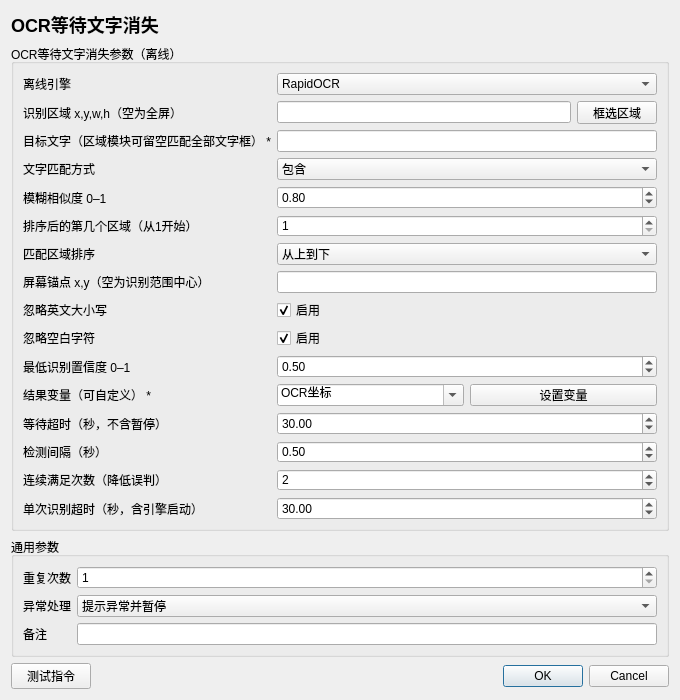
<?xml version='1.0' encoding='utf-8'?>
<ui version="4.0">
  <class>InstructionEditor</class>
  <widget class="QDialog" name="InstructionEditor">
    <property name="geometry">
      <rect>
        <x>0</x>
        <y>0</y>
        <width>680</width>
        <height>700</height>
      </rect>
    </property>
    <property name="minimumSize">
      <size>
        <width>560</width>
        <height>480</height>
      </size>
    </property>
    <property name="windowTitle">
      <string>OCR等待文字消失</string>
    </property>
    <layout class="QVBoxLayout" name="rootLayout">
      <item>
        <widget class="QLabel" name="titleLabel">
          <property name="text">
            <string>OCR等待文字消失</string>
          </property>
          <property name="styleSheet">
            <string>font-size: 18px; font-weight: 600;</string>
          </property>
        </widget>
      </item>
      <item>
        <widget class="QGroupBox" name="parameterGroupBox">
          <property name="title">
            <string>OCR等待文字消失参数（离线）</string>
          </property>
          <layout class="QFormLayout" name="parameterFormLayout">
            <item row="0" column="0">
              <widget class="QLabel" name="parameterLabel_0">
                <property name="text">
                  <string>离线引擎</string>
                </property>
              </widget>
            </item>
            <item row="0" column="1">
              <widget class="QWidget" name="parameterContainer_0">
                <layout class="QHBoxLayout" name="parameterLayout_0">
                  <property name="leftMargin">
                    <number>0</number>
                  </property>
                  <property name="topMargin">
                    <number>0</number>
                  </property>
                  <property name="rightMargin">
                    <number>0</number>
                  </property>
                  <property name="bottomMargin">
                    <number>0</number>
                  </property>
                  <item>
                    <widget class="QComboBox" name="parameter_0">
                      <item>
                        <property name="text">
                          <string>RapidOCR</string>
                        </property>
                      </item>
                      <item>
                        <property name="text">
                          <string>微信OCR</string>
                        </property>
                      </item>
                      <property name="currentIndex">
                        <number>0</number>
                      </property>
                    </widget>
                  </item>
                </layout>
              </widget>
            </item>
            <item row="1" column="0">
              <widget class="QLabel" name="parameterLabel_1">
                <property name="text">
                  <string>识别区域 x,y,w,h（空为全屏）</string>
                </property>
              </widget>
            </item>
            <item row="1" column="1">
              <widget class="QWidget" name="parameterContainer_1">
                <layout class="QHBoxLayout" name="parameterLayout_1">
                  <property name="leftMargin">
                    <number>0</number>
                  </property>
                  <property name="topMargin">
                    <number>0</number>
                  </property>
                  <property name="rightMargin">
                    <number>0</number>
                  </property>
                  <property name="bottomMargin">
                    <number>0</number>
                  </property>
                  <item>
                    <widget class="QLineEdit" name="parameter_1">
                      <property name="text">
                        <string />
                      </property>
                    </widget>
                  </item>
                  <item>
                    <widget class="QPushButton" name="auxiliary_1">
                      <property name="text">
                        <string>框选区域</string>
                      </property>
                    </widget>
                  </item>
                </layout>
              </widget>
            </item>
            <item row="2" column="0">
              <widget class="QLabel" name="parameterLabel_2">
                <property name="text">
                  <string>目标文字（区域模块可留空匹配全部文字框） *</string>
                </property>
              </widget>
            </item>
            <item row="2" column="1">
              <widget class="QWidget" name="parameterContainer_2">
                <layout class="QHBoxLayout" name="parameterLayout_2">
                  <property name="leftMargin">
                    <number>0</number>
                  </property>
                  <property name="topMargin">
                    <number>0</number>
                  </property>
                  <property name="rightMargin">
                    <number>0</number>
                  </property>
                  <property name="bottomMargin">
                    <number>0</number>
                  </property>
                  <item>
                    <widget class="QLineEdit" name="parameter_2">
                      <property name="text">
                        <string />
                      </property>
                    </widget>
                  </item>
                </layout>
              </widget>
            </item>
            <item row="3" column="0">
              <widget class="QLabel" name="parameterLabel_3">
                <property name="text">
                  <string>文字匹配方式</string>
                </property>
              </widget>
            </item>
            <item row="3" column="1">
              <widget class="QWidget" name="parameterContainer_3">
                <layout class="QHBoxLayout" name="parameterLayout_3">
                  <property name="leftMargin">
                    <number>0</number>
                  </property>
                  <property name="topMargin">
                    <number>0</number>
                  </property>
                  <property name="rightMargin">
                    <number>0</number>
                  </property>
                  <property name="bottomMargin">
                    <number>0</number>
                  </property>
                  <item>
                    <widget class="QComboBox" name="parameter_3">
                      <item>
                        <property name="text">
                          <string>精准</string>
                        </property>
                      </item>
                      <item>
                        <property name="text">
                          <string>包含</string>
                        </property>
                      </item>
                      <item>
                        <property name="text">
                          <string>模糊</string>
                        </property>
                      </item>
                      <property name="currentIndex">
                        <number>1</number>
                      </property>
                    </widget>
                  </item>
                </layout>
              </widget>
            </item>
            <item row="4" column="0">
              <widget class="QLabel" name="parameterLabel_4">
                <property name="text">
                  <string>模糊相似度 0–1</string>
                </property>
              </widget>
            </item>
            <item row="4" column="1">
              <widget class="QWidget" name="parameterContainer_4">
                <layout class="QHBoxLayout" name="parameterLayout_4">
                  <property name="leftMargin">
                    <number>0</number>
                  </property>
                  <property name="topMargin">
                    <number>0</number>
                  </property>
                  <property name="rightMargin">
                    <number>0</number>
                  </property>
                  <property name="bottomMargin">
                    <number>0</number>
                  </property>
                  <item>
                    <widget class="QDoubleSpinBox" name="parameter_4">
                      <property name="minimum">
                        <double>0.01</double>
                      </property>
                      <property name="maximum">
                        <double>1</double>
                      </property>
                      <property name="value">
                        <double>0.8</double>
                      </property>
                      <property name="decimals">
                        <number>2</number>
                      </property>
                    </widget>
                  </item>
                </layout>
              </widget>
            </item>
            <item row="5" column="0">
              <widget class="QLabel" name="parameterLabel_5">
                <property name="text">
                  <string>排序后的第几个区域（从1开始）</string>
                </property>
              </widget>
            </item>
            <item row="5" column="1">
              <widget class="QWidget" name="parameterContainer_5">
                <layout class="QHBoxLayout" name="parameterLayout_5">
                  <property name="leftMargin">
                    <number>0</number>
                  </property>
                  <property name="topMargin">
                    <number>0</number>
                  </property>
                  <property name="rightMargin">
                    <number>0</number>
                  </property>
                  <property name="bottomMargin">
                    <number>0</number>
                  </property>
                  <item>
                    <widget class="QSpinBox" name="parameter_5">
                      <property name="minimum">
                        <number>1</number>
                      </property>
                      <property name="maximum">
                        <number>10000</number>
                      </property>
                      <property name="value">
                        <number>1</number>
                      </property>
                    </widget>
                  </item>
                </layout>
              </widget>
            </item>
            <item row="6" column="0">
              <widget class="QLabel" name="parameterLabel_6">
                <property name="text">
                  <string>匹配区域排序</string>
                </property>
              </widget>
            </item>
            <item row="6" column="1">
              <widget class="QWidget" name="parameterContainer_6">
                <layout class="QHBoxLayout" name="parameterLayout_6">
                  <property name="leftMargin">
                    <number>0</number>
                  </property>
                  <property name="topMargin">
                    <number>0</number>
                  </property>
                  <property name="rightMargin">
                    <number>0</number>
                  </property>
                  <property name="bottomMargin">
                    <number>0</number>
                  </property>
                  <item>
                    <widget class="QComboBox" name="parameter_6">
                      <item>
                        <property name="text">
                          <string>从上到下</string>
                        </property>
                      </item>
                      <item>
                        <property name="text">
                          <string>离锚点最近</string>
                        </property>
                      </item>
                      <property name="currentIndex">
                        <number>0</number>
                      </property>
                    </widget>
                  </item>
                </layout>
              </widget>
            </item>
            <item row="7" column="0">
              <widget class="QLabel" name="parameterLabel_7">
                <property name="text">
                  <string>屏幕锚点 x,y（空为识别范围中心）</string>
                </property>
              </widget>
            </item>
            <item row="7" column="1">
              <widget class="QWidget" name="parameterContainer_7">
                <layout class="QHBoxLayout" name="parameterLayout_7">
                  <property name="leftMargin">
                    <number>0</number>
                  </property>
                  <property name="topMargin">
                    <number>0</number>
                  </property>
                  <property name="rightMargin">
                    <number>0</number>
                  </property>
                  <property name="bottomMargin">
                    <number>0</number>
                  </property>
                  <item>
                    <widget class="QLineEdit" name="parameter_7">
                      <property name="text">
                        <string />
                      </property>
                    </widget>
                  </item>
                </layout>
              </widget>
            </item>
            <item row="8" column="0">
              <widget class="QLabel" name="parameterLabel_8">
                <property name="text">
                  <string>忽略英文大小写</string>
                </property>
              </widget>
            </item>
            <item row="8" column="1">
              <widget class="QWidget" name="parameterContainer_8">
                <layout class="QHBoxLayout" name="parameterLayout_8">
                  <property name="leftMargin">
                    <number>0</number>
                  </property>
                  <property name="topMargin">
                    <number>0</number>
                  </property>
                  <property name="rightMargin">
                    <number>0</number>
                  </property>
                  <property name="bottomMargin">
                    <number>0</number>
                  </property>
                  <item>
                    <widget class="QCheckBox" name="parameter_8">
                      <property name="checked">
                        <bool>true</bool>
                      </property>
                      <property name="text">
                        <string>启用</string>
                      </property>
                    </widget>
                  </item>
                </layout>
              </widget>
            </item>
            <item row="9" column="0">
              <widget class="QLabel" name="parameterLabel_9">
                <property name="text">
                  <string>忽略空白字符</string>
                </property>
              </widget>
            </item>
            <item row="9" column="1">
              <widget class="QWidget" name="parameterContainer_9">
                <layout class="QHBoxLayout" name="parameterLayout_9">
                  <property name="leftMargin">
                    <number>0</number>
                  </property>
                  <property name="topMargin">
                    <number>0</number>
                  </property>
                  <property name="rightMargin">
                    <number>0</number>
                  </property>
                  <property name="bottomMargin">
                    <number>0</number>
                  </property>
                  <item>
                    <widget class="QCheckBox" name="parameter_9">
                      <property name="checked">
                        <bool>true</bool>
                      </property>
                      <property name="text">
                        <string>启用</string>
                      </property>
                    </widget>
                  </item>
                </layout>
              </widget>
            </item>
            <item row="10" column="0">
              <widget class="QLabel" name="parameterLabel_10">
                <property name="text">
                  <string>最低识别置信度 0–1</string>
                </property>
              </widget>
            </item>
            <item row="10" column="1">
              <widget class="QWidget" name="parameterContainer_10">
                <layout class="QHBoxLayout" name="parameterLayout_10">
                  <property name="leftMargin">
                    <number>0</number>
                  </property>
                  <property name="topMargin">
                    <number>0</number>
                  </property>
                  <property name="rightMargin">
                    <number>0</number>
                  </property>
                  <property name="bottomMargin">
                    <number>0</number>
                  </property>
                  <item>
                    <widget class="QDoubleSpinBox" name="parameter_10">
                      <property name="minimum">
                        <double>0</double>
                      </property>
                      <property name="maximum">
                        <double>1</double>
                      </property>
                      <property name="value">
                        <double>0.5</double>
                      </property>
                      <property name="decimals">
                        <number>2</number>
                      </property>
                    </widget>
                  </item>
                </layout>
              </widget>
            </item>
            <item row="11" column="0">
              <widget class="QLabel" name="parameterLabel_11">
                <property name="text">
                  <string>结果变量（可自定义） *</string>
                </property>
              </widget>
            </item>
            <item row="11" column="1">
              <widget class="QWidget" name="parameterContainer_11">
                <layout class="QHBoxLayout" name="parameterLayout_11">
                  <property name="leftMargin">
                    <number>0</number>
                  </property>
                  <property name="topMargin">
                    <number>0</number>
                  </property>
                  <property name="rightMargin">
                    <number>0</number>
                  </property>
                  <property name="bottomMargin">
                    <number>0</number>
                  </property>
                  <item>
                    <widget class="QComboBox" name="parameter_11">
                      <property name="editable">
                        <bool>true</bool>
                      </property>
                      <item>
                        <property name="text">
                          <string>OCR坐标</string>
                        </property>
                      </item>
                      <property name="currentIndex">
                        <number>0</number>
                      </property>
                    </widget>
                  </item>
                  <item>
                    <widget class="QPushButton" name="auxiliary_11">
                      <property name="text">
                        <string>设置变量</string>
                      </property>
                    </widget>
                  </item>
                </layout>
              </widget>
            </item>
            <item row="12" column="0">
              <widget class="QLabel" name="parameterLabel_12">
                <property name="text">
                  <string>等待超时（秒，不含暂停）</string>
                </property>
              </widget>
            </item>
            <item row="12" column="1">
              <widget class="QWidget" name="parameterContainer_12">
                <layout class="QHBoxLayout" name="parameterLayout_12">
                  <property name="leftMargin">
                    <number>0</number>
                  </property>
                  <property name="topMargin">
                    <number>0</number>
                  </property>
                  <property name="rightMargin">
                    <number>0</number>
                  </property>
                  <property name="bottomMargin">
                    <number>0</number>
                  </property>
                  <item>
                    <widget class="QDoubleSpinBox" name="parameter_12">
                      <property name="minimum">
                        <double>0.1</double>
                      </property>
                      <property name="maximum">
                        <double>86400</double>
                      </property>
                      <property name="value">
                        <double>30</double>
                      </property>
                      <property name="decimals">
                        <number>2</number>
                      </property>
                    </widget>
                  </item>
                </layout>
              </widget>
            </item>
            <item row="13" column="0">
              <widget class="QLabel" name="parameterLabel_13">
                <property name="text">
                  <string>检测间隔（秒）</string>
                </property>
              </widget>
            </item>
            <item row="13" column="1">
              <widget class="QWidget" name="parameterContainer_13">
                <layout class="QHBoxLayout" name="parameterLayout_13">
                  <property name="leftMargin">
                    <number>0</number>
                  </property>
                  <property name="topMargin">
                    <number>0</number>
                  </property>
                  <property name="rightMargin">
                    <number>0</number>
                  </property>
                  <property name="bottomMargin">
                    <number>0</number>
                  </property>
                  <item>
                    <widget class="QDoubleSpinBox" name="parameter_13">
                      <property name="minimum">
                        <double>0.1</double>
                      </property>
                      <property name="maximum">
                        <double>60</double>
                      </property>
                      <property name="value">
                        <double>0.5</double>
                      </property>
                      <property name="decimals">
                        <number>2</number>
                      </property>
                    </widget>
                  </item>
                </layout>
              </widget>
            </item>
            <item row="14" column="0">
              <widget class="QLabel" name="parameterLabel_14">
                <property name="text">
                  <string>连续满足次数（降低误判）</string>
                </property>
              </widget>
            </item>
            <item row="14" column="1">
              <widget class="QWidget" name="parameterContainer_14">
                <layout class="QHBoxLayout" name="parameterLayout_14">
                  <property name="leftMargin">
                    <number>0</number>
                  </property>
                  <property name="topMargin">
                    <number>0</number>
                  </property>
                  <property name="rightMargin">
                    <number>0</number>
                  </property>
                  <property name="bottomMargin">
                    <number>0</number>
                  </property>
                  <item>
                    <widget class="QSpinBox" name="parameter_14">
                      <property name="minimum">
                        <number>1</number>
                      </property>
                      <property name="maximum">
                        <number>100</number>
                      </property>
                      <property name="value">
                        <number>2</number>
                      </property>
                    </widget>
                  </item>
                </layout>
              </widget>
            </item>
            <item row="15" column="0">
              <widget class="QLabel" name="parameterLabel_15">
                <property name="text">
                  <string>单次识别超时（秒，含引擎启动）</string>
                </property>
              </widget>
            </item>
            <item row="15" column="1">
              <widget class="QWidget" name="parameterContainer_15">
                <layout class="QHBoxLayout" name="parameterLayout_15">
                  <property name="leftMargin">
                    <number>0</number>
                  </property>
                  <property name="topMargin">
                    <number>0</number>
                  </property>
                  <property name="rightMargin">
                    <number>0</number>
                  </property>
                  <property name="bottomMargin">
                    <number>0</number>
                  </property>
                  <item>
                    <widget class="QDoubleSpinBox" name="parameter_15">
                      <property name="minimum">
                        <double>1</double>
                      </property>
                      <property name="maximum">
                        <double>300</double>
                      </property>
                      <property name="value">
                        <double>30</double>
                      </property>
                      <property name="decimals">
                        <number>2</number>
                      </property>
                    </widget>
                  </item>
                </layout>
              </widget>
            </item>
          </layout>
        </widget>
      </item>
      <item>
        <spacer name="verticalSpacer">
          <property name="orientation">
            <enum>Qt::Vertical</enum>
          </property>
          <property name="sizeHint" stdset="0">
            <size>
              <width>20</width>
              <height>20</height>
            </size>
          </property>
        </spacer>
      </item>
      <item>
        <widget class="QGroupBox" name="commonGroupBox">
          <property name="title">
            <string>通用参数</string>
          </property>
          <layout class="QFormLayout" name="commonFormLayout">
            <item row="0" column="0">
              <widget class="QLabel" name="repeatLabel">
                <property name="text">
                  <string>重复次数</string>
                </property>
              </widget>
            </item>
            <item row="0" column="1">
              <widget class="QSpinBox" name="repeatSpinBox">
                <property name="minimum">
                  <number>1</number>
                </property>
                <property name="maximum">
                  <number>999999</number>
                </property>
                <property name="value">
                  <number>1</number>
                </property>
              </widget>
            </item>
            <item row="1" column="0">
              <widget class="QLabel" name="errorPolicyLabel">
                <property name="text">
                  <string>异常处理</string>
                </property>
              </widget>
            </item>
            <item row="1" column="1">
              <widget class="QComboBox" name="errorPolicyComboBox">
                <item>
                  <property name="text">
                    <string>自动跳过</string>
                  </property>
                </item>
                <item>
                  <property name="text">
                    <string>提示异常并暂停</string>
                  </property>
                </item>
                <item>
                  <property name="text">
                    <string>提示异常并停止</string>
                  </property>
                </item>
                <property name="currentIndex">
                  <number>1</number>
                </property>
              </widget>
            </item>
            <item row="2" column="0">
              <widget class="QLabel" name="noteLabel">
                <property name="text">
                  <string>备注</string>
                </property>
              </widget>
            </item>
            <item row="2" column="1">
              <widget class="QLineEdit" name="noteEdit" />
            </item>
          </layout>
        </widget>
      </item>
      <item>
        <layout class="QHBoxLayout" name="footerLayout">
          <item>
            <widget class="QPushButton" name="testButton">
              <property name="text">
                <string>测试指令</string>
              </property>
            </widget>
          </item>
          <item>
            <spacer name="footerSpacer">
              <property name="orientation">
                <enum>Qt::Horizontal</enum>
              </property>
              <property name="sizeHint" stdset="0">
                <size>
                  <width>40</width>
                  <height>20</height>
                </size>
              </property>
            </spacer>
          </item>
          <item>
            <widget class="QDialogButtonBox" name="buttonBox">
              <property name="standardButtons">
                <set>QDialogButtonBox::Cancel|QDialogButtonBox::Ok</set>
              </property>
            </widget>
          </item>
        </layout>
      </item>
    </layout>
  </widget>
  <resources />
  <connections />
</ui>
